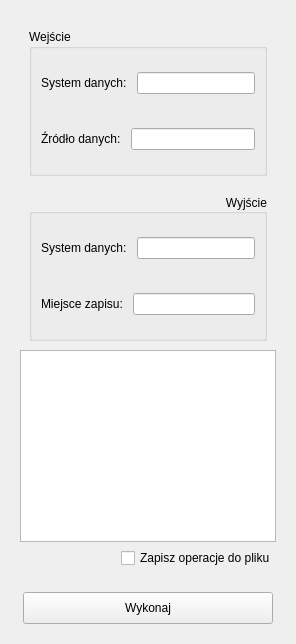
            <widget class="QWidget" name="reportScreen">
             <layout class="QVBoxLayout" name="verticalLayout_16">
              <item>
               <widget class="QFrame" name="raportFrame">
                <property name="sizePolicy">
                 <sizepolicy hsizetype="Preferred" vsizetype="Expanding">
                  <horstretch>0</horstretch>
                  <verstretch>0</verstretch>
                 </sizepolicy>
                </property>
                <property name="styleSheet">
                 <string notr="true">font: 10pt &quot;Trebuchet MS&quot;;</string>
                </property>
                <property name="frameShape">
                 <enum>QFrame::NoFrame</enum>
                </property>
                <property name="frameShadow">
                 <enum>QFrame::Plain</enum>
                </property>
                <layout class="QVBoxLayout" name="verticalLayout_41">
                 <item>
                  <widget class="QFrame" name="frame_20">
                   <property name="frameShape">
                    <enum>QFrame::NoFrame</enum>
                   </property>
                   <property name="frameShadow">
                    <enum>QFrame::Raised</enum>
                   </property>
                   <layout class="QVBoxLayout" name="verticalLayout_26">
                    <property name="spacing">
                     <number>0</number>
                    </property>
                    <property name="leftMargin">
                     <number>0</number>
                    </property>
                    <property name="topMargin">
                     <number>0</number>
                    </property>
                    <property name="rightMargin">
                     <number>0</number>
                    </property>
                    <property name="bottomMargin">
                     <number>0</number>
                    </property>
                    <item>
                     <widget class="QFrame" name="frame_21">
                      <property name="frameShape">
                       <enum>QFrame::NoFrame</enum>
                      </property>
                      <property name="frameShadow">
                       <enum>QFrame::Raised</enum>
                      </property>
                      <layout class="QVBoxLayout" name="verticalLayout_27">
                       <item>
                        <widget class="QGroupBox" name="groupBox_2">
                         <property name="title">
                          <string>Wejście</string>
                         </property>
                         <property name="flat">
                          <bool>false</bool>
                         </property>
                         <property name="checkable">
                          <bool>false</bool>
                         </property>
                         <layout class="QVBoxLayout" name="verticalLayout_30">
                          <item>
                           <widget class="QFrame" name="frame_25">
                            <property name="minimumSize">
                             <size>
                              <width>0</width>
                              <height>50</height>
                             </size>
                            </property>
                            <property name="frameShape">
                             <enum>QFrame::NoFrame</enum>
                            </property>
                            <property name="frameShadow">
                             <enum>QFrame::Raised</enum>
                            </property>
                            <layout class="QHBoxLayout" name="horizontalLayout_43">
                             <property name="spacing">
                              <number>10</number>
                             </property>
                             <property name="leftMargin">
                              <number>0</number>
                             </property>
                             <property name="topMargin">
                              <number>0</number>
                             </property>
                             <property name="rightMargin">
                              <number>0</number>
                             </property>
                             <property name="bottomMargin">
                              <number>0</number>
                             </property>
                             <item>
                              <widget class="QLabel" name="label_16">
                               <property name="text">
                                <string>System danych:</string>
                               </property>
                              </widget>
                             </item>
                             <item>
                              <widget class="QLineEdit" name="sumSystemIn">
                               <property name="minimumSize">
                                <size>
                                 <width>0</width>
                                 <height>20</height>
                                </size>
                               </property>
                               <property name="readOnly">
                                <bool>true</bool>
                               </property>
                              </widget>
                             </item>
                            </layout>
                           </widget>
                          </item>
                          <item>
                           <widget class="QFrame" name="frame_24">
                            <property name="minimumSize">
                             <size>
                              <width>0</width>
                              <height>50</height>
                             </size>
                            </property>
                            <property name="frameShape">
                             <enum>QFrame::NoFrame</enum>
                            </property>
                            <property name="frameShadow">
                             <enum>QFrame::Raised</enum>
                            </property>
                            <layout class="QHBoxLayout" name="horizontalLayout_42">
                             <property name="spacing">
                              <number>10</number>
                             </property>
                             <property name="leftMargin">
                              <number>0</number>
                             </property>
                             <property name="topMargin">
                              <number>0</number>
                             </property>
                             <property name="rightMargin">
                              <number>0</number>
                             </property>
                             <property name="bottomMargin">
                              <number>0</number>
                             </property>
                             <item>
                              <widget class="QLabel" name="label_12">
                               <property name="text">
                                <string>Źródło danych:</string>
                               </property>
                              </widget>
                             </item>
                             <item>
                              <widget class="QLineEdit" name="sumSource">
                               <property name="minimumSize">
                                <size>
                                 <width>0</width>
                                 <height>20</height>
                                </size>
                               </property>
                               <property name="readOnly">
                                <bool>true</bool>
                               </property>
                              </widget>
                             </item>
                            </layout>
                           </widget>
                          </item>
                         </layout>
                        </widget>
                       </item>
                      </layout>
                     </widget>
                    </item>
                    <item>
                     <widget class="QFrame" name="frame_22">
                      <property name="frameShape">
                       <enum>QFrame::NoFrame</enum>
                      </property>
                      <property name="frameShadow">
                       <enum>QFrame::Raised</enum>
                      </property>
                      <layout class="QVBoxLayout" name="verticalLayout_28">
                       <item>
                        <widget class="QGroupBox" name="groupBox_3">
                         <property name="styleSheet">
                          <string notr="true"/>
                         </property>
                         <property name="title">
                          <string>Wyjście</string>
                         </property>
                         <property name="alignment">
                          <set>Qt::AlignRight|Qt::AlignTrailing|Qt::AlignVCenter</set>
                         </property>
                         <property name="flat">
                          <bool>false</bool>
                         </property>
                         <property name="checkable">
                          <bool>false</bool>
                         </property>
                         <layout class="QVBoxLayout" name="verticalLayout_29">
                          <item>
                           <widget class="QFrame" name="frame_27">
                            <property name="minimumSize">
                             <size>
                              <width>0</width>
                              <height>50</height>
                             </size>
                            </property>
                            <property name="frameShape">
                             <enum>QFrame::NoFrame</enum>
                            </property>
                            <property name="frameShadow">
                             <enum>QFrame::Raised</enum>
                            </property>
                            <layout class="QHBoxLayout" name="horizontalLayout_41">
                             <property name="spacing">
                              <number>10</number>
                             </property>
                             <property name="leftMargin">
                              <number>0</number>
                             </property>
                             <property name="topMargin">
                              <number>0</number>
                             </property>
                             <property name="rightMargin">
                              <number>0</number>
                             </property>
                             <property name="bottomMargin">
                              <number>0</number>
                             </property>
                             <item>
                              <widget class="QLabel" name="label_18">
                               <property name="text">
                                <string>System danych:</string>
                               </property>
                              </widget>
                             </item>
                             <item>
                              <widget class="QLineEdit" name="sumSystemOut">
                               <property name="minimumSize">
                                <size>
                                 <width>0</width>
                                 <height>20</height>
                                </size>
                               </property>
                               <property name="readOnly">
                                <bool>true</bool>
                               </property>
                              </widget>
                             </item>
                            </layout>
                           </widget>
                          </item>
                          <item>
                           <widget class="QFrame" name="frame_26">
                            <property name="minimumSize">
                             <size>
                              <width>0</width>
                              <height>50</height>
                             </size>
                            </property>
                            <property name="frameShape">
                             <enum>QFrame::NoFrame</enum>
                            </property>
                            <property name="frameShadow">
                             <enum>QFrame::Raised</enum>
                            </property>
                            <layout class="QHBoxLayout" name="horizontalLayout_39">
                             <property name="spacing">
                              <number>10</number>
                             </property>
                             <property name="leftMargin">
                              <number>0</number>
                             </property>
                             <property name="topMargin">
                              <number>0</number>
                             </property>
                             <property name="rightMargin">
                              <number>0</number>
                             </property>
                             <property name="bottomMargin">
                              <number>0</number>
                             </property>
                             <item>
                              <widget class="QLabel" name="label_17">
                               <property name="text">
                                <string>Miejsce zapisu:</string>
                               </property>
                              </widget>
                             </item>
                             <item>
                              <widget class="QLineEdit" name="sumSaved">
                               <property name="minimumSize">
                                <size>
                                 <width>0</width>
                                 <height>20</height>
                                </size>
                               </property>
                               <property name="readOnly">
                                <bool>true</bool>
                               </property>
                              </widget>
                             </item>
                            </layout>
                           </widget>
                          </item>
                         </layout>
                        </widget>
                       </item>
                      </layout>
                     </widget>
                    </item>
                    <item>
                     <widget class="QFrame" name="frame_23">
                      <property name="frameShape">
                       <enum>QFrame::NoFrame</enum>
                      </property>
                      <property name="frameShadow">
                       <enum>QFrame::Raised</enum>
                      </property>
                      <layout class="QHBoxLayout" name="horizontalLayout_40">
                       <property name="leftMargin">
                        <number>0</number>
                       </property>
                       <property name="topMargin">
                        <number>0</number>
                       </property>
                       <property name="rightMargin">
                        <number>0</number>
                       </property>
                       <property name="bottomMargin">
                        <number>0</number>
                       </property>
                       <item>
                        <widget class="QTextBrowser" name="sumExtra">
                         <property name="sizePolicy">
                          <sizepolicy hsizetype="Preferred" vsizetype="Preferred">
                           <horstretch>0</horstretch>
                           <verstretch>0</verstretch>
                          </sizepolicy>
                         </property>
                         <property name="minimumSize">
                          <size>
                           <width>0</width>
                           <height>0</height>
                          </size>
                         </property>
                        </widget>
                       </item>
                      </layout>
                     </widget>
                    </item>
                   </layout>
                  </widget>
                 </item>
                 <item alignment="Qt::AlignRight">
                  <widget class="QCheckBox" name="saveToBatchCheck">
                   <property name="text">
                    <string>Zapisz operacje do pliku</string>
                   </property>
                  </widget>
                 </item>
                </layout>
               </widget>
              </item>
              <item alignment="Qt::AlignHCenter">
               <widget class="QFrame" name="buttonFrame_4">
                <property name="frameShape">
                 <enum>QFrame::NoFrame</enum>
                </property>
                <property name="frameShadow">
                 <enum>QFrame::Raised</enum>
                </property>
                <layout class="QVBoxLayout" name="verticalLayout_18">
                 <item>
                  <widget class="QPushButton" name="submitAllBtn">
                   <property name="minimumSize">
                    <size>
                     <width>250</width>
                     <height>0</height>
                    </size>
                   </property>
                   <property name="maximumSize">
                    <size>
                     <width>250</width>
                     <height>16777215</height>
                    </size>
                   </property>
                   <property name="styleSheet">
                    <string notr="true">font: 10pt &quot;Trebuchet MS&quot;;
padding: 8px;</string>
                   </property>
                   <property name="text">
                    <string>Wykonaj</string>
                   </property>
                  </widget>
                 </item>
                </layout>
               </widget>
              </item>
             </layout>
            </widget>
